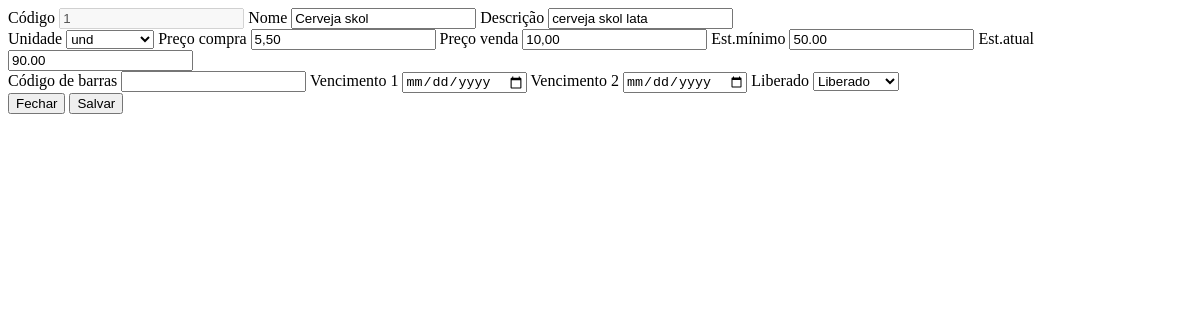
The page /retorno-produto.php?idProduto=1 on the database as committed earlier.
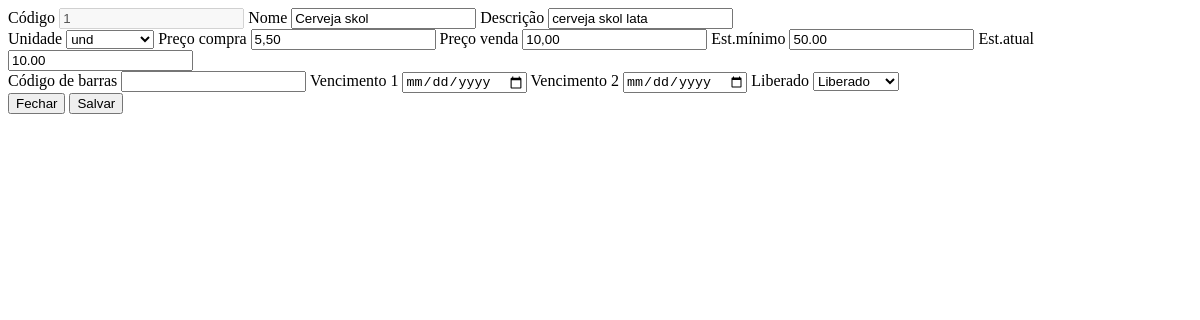
The same page on the database as committed later.
### tables this page shows
CREATE TABLE IF NOT EXISTS `produtos` (
  `idProduto` int(255) NOT NULL PRIMARY KEY AUTO_INCREMENT,
  `codigo` varchar(255),  
  `nome` varchar(100) NOT NULL,
  `descricao` varchar(100) NOT NULL,
  `unidade` int(255),
  `precocompra` decimal(10,2) NOT NULL,
  `precovenda` decimal(10,2) NOT NULL,
  `estoqueminimo` decimal(10,2) NOT NULL,
  `estoqueatual` decimal(10,2) NOT NULL,
  `codigobarra` varchar(255),
  `vencimento1` date,
  `vencimento2` date,  
  `datacad` date NOT NULL,
  `usuariocad` varchar(100) NOT NULL,
  `status` int(2) NOT NULL
);

CREATE TABLE IF NOT EXISTS `unidade` (
`id_u` int(255) NOT NULL PRIMARY KEY AUTO_INCREMENT,
  `nome_u` varchar(50) NOT NULL
);

### funcoes.php (called while the page is built, shortened)
<?php
function Real($valor){ if($valor==true){ return number_format($valor,2,',','.');} else { return '0,00';}};
?>

### retorno-produto.php (the view, shortened to what this page needs)
 <?php
include('conexao.php');
include('funcoes.php');
$id = $_GET['idProduto'];
$sql = mysqli_query($conexao,"SELECT produtos.*, unidade.id_u,nome_u FROM  produtos INNER JOIN unidade ON produtos.unidade = unidade.id_u WHERE idproduto='$id'") or die (mysqli_error($conexao));
$dados_p = mysqli_fetch_array($sql);
echo'
<input type="text" class="hidden" name="id" value="'.$id.'"/>
<div class="modal-body">
    <div class="row">
        <label class="col-lg-2">Código
            <input type="number" class="form-control" name="idProduto" value="'.$dados_p['idProduto'].'" disabled required/>
        </label>
        <label class="col-lg-4">Nome
            <input type="text" class="form-control" name="nome" value="'.$dados_p['nome'].'" required/>
        </label>
        <label class="col-lg-5">Descrição
        <input type="text" class="form-control" name="descricao" value="'.$dados_p['descricao'].'" required/>
    </label>
        <div class="row"></div>
        <label class="col-lg-3">Unidade
        <select type="text" class="form-control" name="unidade" required>
            <option value="'.$dados_p['id_u'].'">'.$dados_p['nome_u'].'</option>';
            echo'
        </select>
        </label>
        <label class="col-lg-2">Preço compra
            <input type="text" class="form-control real" name="precocompra" value="'.Real($dados_p['precocompra']).'"/>
        </label>
        <label class="col-lg-2">Preço venda
            <input type="text" class="form-control real" name="precovenda" value="'.Real($dados_p['precovenda']).'" required/>
        </label>
        <label class="col-lg-2">Est.mínimo
            <input type="text" class="form-control" name="estoqueminimo" value="'.$dados_p['estoqueminimo'].'"/>
        </label>
        <label class="col-lg-2">Est.atual
            <input type="text" class="form-control" name="estoqueatual" value="'.$dados_p['estoqueatual'].'"/>
        </label>
        <div class="row"></div>
        <label class="col-lg-3">Código de barras
            <input type="text" class="form-control" name="codigobarra" value="'.$dados_p['codigobarra'].'"/>
        </label>
        <label class="col-lg-3">Vencimento 1
            <input type="date" class="form-control" name="vencimento1" value="'.date($dados_p['vencimento1']).'"/>
        </label>
        <label class="col-lg-3">Vencimento 2
            <input type="date" class="form-control" name="vencimento2" value="'.date($dados_p['vencimento2']).'"/>
        </label>
        <label class="col-lg-2">Liberado
            <select type="text" class="form-control" name="status">';
            if($dados_p['status'] == 1){echo '<option value="1">Liberado</option>';}
            else{echo '<option value="0">Bloqueado</option>';}
            echo'
            <option value="1">Liberado</option>
            <option value="0">Bloqueado</option>
            </select>
        </label>
    </div>
</div>
<div class="modal-footer">
    <button type="button" class="btn btn-danger" data-dismiss="modal">Fechar</button>
    <button type="submit" class="btn btn-primary">Salvar</button>
</div>';
?>

Rows that differ between the two databases and show on the page:
changed produtos "Cerveja skol": estoqueatual "90.00" → "10.00"
